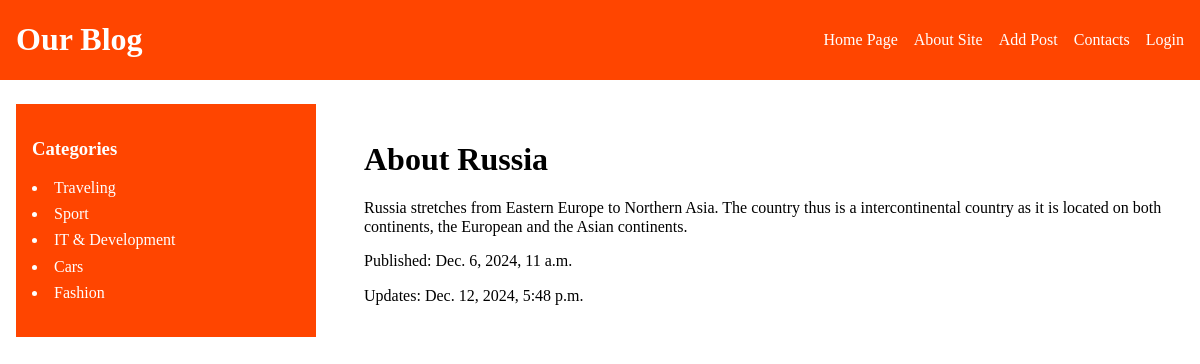
The page /article/about-russia/ on the database its author committed.
### blog/models.py (models this page shows, shortened)
class Article(models.Model):
    title = models.CharField(max_length=255)
    slug = models.SlugField(max_length=255, unique=True, db_index=True)
    content = models.TextField(blank = True)
    time_create = models.DateTimeField(auto_now_add=True)
    time_update = models.DateTimeField(auto_now=True)
    is_published = models.BooleanField(default=True)
    class Meta:
        ordering = ["time_create"]
        indexes = [
            models.Index(fields=["time_create"])
        ]

### blog/views.py (the view)
# urls.py: path("article/<slug:article_slug>/", views.show_article, name="article"),
def show_article(request, article_slug):
	article = get_object_or_404(Article, slug = article_slug)
	data = {
		"title": article.title,
		"content": article.content,
		"time_create": article.time_create,
		"time_update": article.time_update,
		"is_published": article.is_published
	}
	return render(request, "blog/show-article.html", data)

### blog/context.py (called while the page is built)
def menu_context(request):
    return {
        "menu":  [
            {
                "link_title": "Home Page",
                "link_url_name": "index"
            },
            {
                "link_title": "About Site",
                "link_url_name": "about"
            },
            {
                "link_title": "Add Post",
                "link_url_name": "add_post"
            },
            {
                "link_title": "Contacts",
                "link_url_name": "contacts"
            },
            {
                "link_title": "Login",
                "link_url_name": "login"
            },
        ],
    }

### blog/templatetags/blog_tags.py (called while the page is built)
@register.inclusion_tag("blog/includes/categories.html")
def show_categories(cat_selected=0):
    cats = views.categories_from_db
    return {"cats": cats, "cat_selected": cat_selected}

### blog/templates/blog/show-article.html (shortened to what this page needs)
{% extends "base.html" %}
{% block article %}
    <div>
        <article>
            <h1>{{title}}</h1>
            <p>{{content}}</p>
            <div>
                <p>Published: {{time_create}}</p>
                <p>Updates: {{time_update}}</p>
            </div>
        </article>
    </div>
{% endblock %}

### blog/static/blog/css/style.css (style rules this page uses)
* { box-sizing: border-box; }
html { line-height: 1.15; -webkit-text-size-adjust: 100%; }
body { margin: 0; }
h1 { font-size: 2em; margin: 0.67em 0; }
body { font-family: "m-regular", serif; }

### rows shown on the page
Article: title "About Russia", content "Russia stretches from Eastern Europe to Northern Asia. The country thus is a intercontinental country as it is located on both continents, the European and the Asian continents.", time_create "Dec. 6, 2024, 11 a.m.", time_update "Dec. 12, 2024, 5:48 p.m."

### other values the page prints
{{ m.link_title }} "Home Page" "About Site" "Add Post" "Contacts" "Login"
{{ cat.name }} "Traveling" "Sport" "IT & Development" "Cars" "Fashion"
